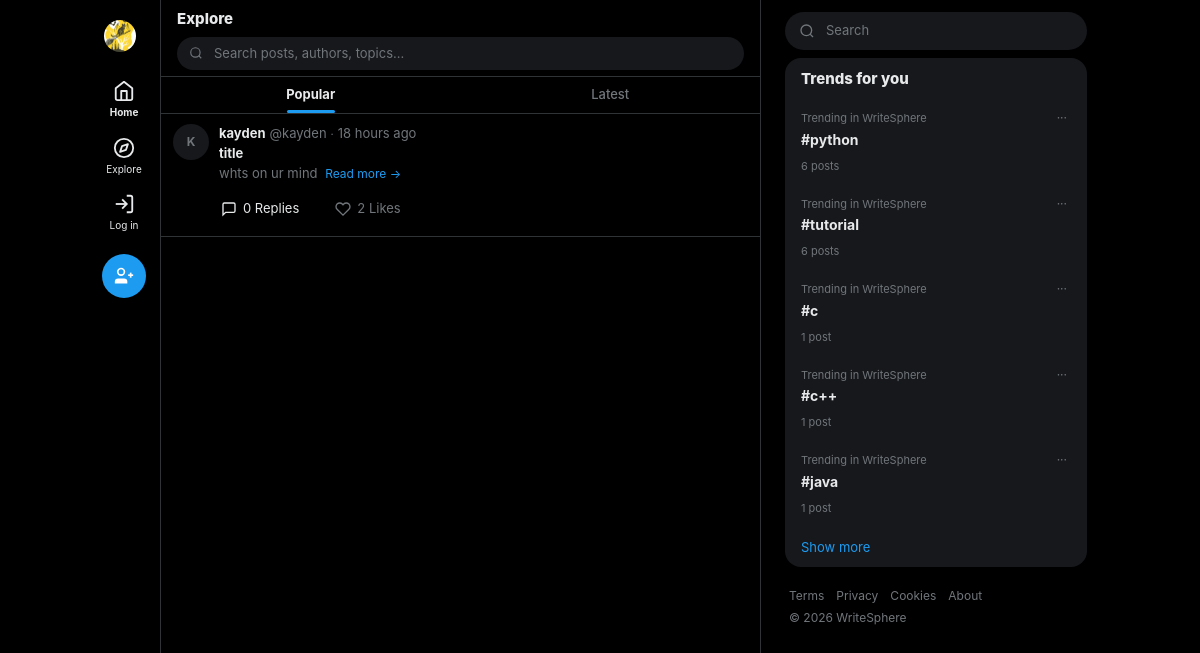
Page /explore/?tag=c-1 on the committed database.
### posts/models.py (models this page shows, shortened)
class Post(models.Model):
    class Status(models.TextChoices):
        DRAFT = 'draft', 'Draft'
        PUBLISHED = 'published', 'Published'
    title = models.CharField(max_length=250)
    slug = models.SlugField(max_length=270, unique=True, blank=True)
    author = models.ForeignKey(
        settings.AUTH_USER_MODEL,
        on_delete=models.CASCADE,
        related_name='posts',
    )
    content = models.TextField(help_text='Write your blog post content here.')
    excerpt = models.TextField(
        max_length=500,
        blank=True,
        default='',
        help_text='A short summary shown on listing pages.',
    )
    cover_image = models.ImageField(
        upload_to='posts/covers/%Y/%m/',
        blank=True,
        null=True,
        help_text='Cover image for the post.',
    )
    category = models.ForeignKey(
        Category,
        on_delete=models.SET_NULL,
        null=True,
        blank=True,
        related_name='posts',
    )
    tags = models.ManyToManyField(Tag, blank=True, related_name='posts')
    status = models.CharField(
        max_length=10,
        choices=Status.choices,
        default=Status.DRAFT,
    )
    featured = models.BooleanField(default=False, help_text='Show on featured section.')
    created_at = models.DateTimeField(auto_now_add=True)
    updated_at = models.DateTimeField(auto_now=True)
    class Meta:
        ordering = ['-created_at']
        verbose_name = 'Post'
        verbose_name_plural = 'Posts'
    @property
    def like_count(self):
        return self.likes.count()
    @property
    def comment_count(self):
        return self.comments.count()

class Tag(models.Model):
    name = models.CharField(max_length=50, unique=True)
    slug = models.SlugField(max_length=60, unique=True, blank=True)
    class Meta:
        ordering = ['name']

### users/models.py (models this page shows, shortened)
class User(AbstractUser):
    class Role(models.TextChoices):
        ADMIN = 'admin', 'Admin'
        AUTHOR = 'author', 'Author'
        READER = 'reader', 'Reader'
    role = models.CharField(
        max_length=10,
        choices=Role.choices,
        default=Role.READER,
        help_text='User role determines permissions.',
    )
    bio = models.TextField(max_length=500, blank=True, default='')
    avatar = models.ImageField(
        upload_to='avatars/%Y/%m/',
        blank=True,
        null=True,
        help_text='Profile picture',
    )
    website = models.URLField(max_length=200, blank=True, default='')
    date_of_birth = models.DateField(blank=True, null=True)
    class Meta:
        ordering = ['-date_joined']
        verbose_name = 'User'
        verbose_name_plural = 'Users'

### posts/views.py (the view, shortened to what this page needs)
# urls.py: path('explore/', views.explore_view, name='explore'),
def explore_view(request):
    posts = Post.objects.filter(status='published').select_related('author', 'category')
    query = request.GET.get('q', '').strip()
    if query:
        posts = posts.filter(
            Q(title__icontains=query) |
            Q(content__icontains=query) |
            Q(author__username__icontains=query)
        )
    category_slug = request.GET.get('category', '')
    if category_slug:
        posts = posts.filter(category__slug=category_slug)
    tag_slug = request.GET.get('tag', '')
    if tag_slug:
        posts = posts.filter(tags__slug=tag_slug)
    sort = request.GET.get('sort', 'popular')
    if sort == 'latest':
        posts = posts.order_by('-created_at')
    else:
        posts = posts.annotate(num_likes=Count('likes')).order_by('-num_likes', '-created_at')
        sort = 'popular'
    per_page = getattr(settings, 'POSTS_PER_PAGE', 9)
    paginator = Paginator(posts, per_page)
    page_obj = paginator.get_page(request.GET.get('page'))
    categories = Category.objects.annotate(num_posts=Count('posts')).order_by('-num_posts')
    tags = Tag.objects.annotate(num_posts=Count('posts')).order_by('-num_posts')[:20]
    trending_tags = Tag.objects.annotate(
        num_posts=Count('posts', filter=Q(posts__status='published'))
    ).filter(num_posts__gt=0).order_by('-num_posts')[:5]
    suggested_users = []
    liked_post_ids = set()
    if request.user.is_authenticated:
        liked_post_ids = set(
            Like.objects.filter(user=request.user, post__in=page_obj.object_list)
            .values_list('post_id', flat=True)
        )
    context = {
        'page_obj': page_obj,
        'categories': categories,
        'tags': tags,
        'trending_tags': trending_tags,
        'suggested_users': suggested_users,
        'query': query,
        'current_category': category_slug,
        'current_tag': tag_slug,
        'current_sort': sort,
        'liked_post_ids': liked_post_ids,
    }
    return render(request, 'posts/explore.html', context)

### interactions/context_processors.py (called while the page is built, shortened)
def unread_notification_count(request):
    if request.user.is_authenticated:
        count = Notification.objects.filter(
            recipient=request.user,
            is_read=False,
        ).count()
        return {'unread_notification_count': count}
    return {'unread_notification_count': 0}

def active_notes_processor(request):
    return {'active_notes': []}

### templates/posts/explore.html (shortened to what this page needs)
{% extends 'base.html' %}
{% load humanize %}
{% block content %}
<div class="sticky top-0 z-40 backdrop-blur-xl bg-white/90 dark:bg-black/90 border-b border-[#EFF3F4] dark:border-[#2F3336]">
    <div class="px-4 pt-2 pb-1.5">
        <h1 class="text-[15px] font-extrabold m-0 mb-1.5">Explore</h1>
        <form method="GET" action="{% url 'posts:explore' %}" class="relative">
            <input type="text" name="q" placeholder="Search posts, authors, topics..." value="{{ query|default:'' }}" required class="w-full py-1.5 pl-9 pr-3 rounded-full bg-[#EFF3F4] dark:bg-[#16181C] border border-transparent focus:border-xblue focus:bg-white dark:focus:bg-black focus:ring-1 focus:ring-xblue text-[13px] text-[#0F1419] dark:text-[#E7E9EA] placeholder-[#536471] dark:placeholder-[#71767B] outline-none transition-all">
        </form>
    </div>
    <div class="flex border-t border-[#EFF3F4] dark:border-[#2F3336]">
        <a href="{% url 'posts:explore' %}?sort=popular{% if query %}&q={{ query }}{% endif %}{% if current_category %}&category={{ current_category }}{% endif %}" class="flex-1 text-center py-2 text-[13px] no-underline relative hover:bg-black/[0.03] dark:hover:bg-white/[0.03] transition-colors {% if current_sort == 'popular' %}font-bold text-[#0F1419] dark:text-[#E7E9EA]{% else %}font-medium text-[#536471] dark:text-[#71767B]{% endif %}">
            Popular
            {% if current_sort == 'popular' %}
            <div class="absolute bottom-0 left-1/2 -translate-x-1/2 w-12 h-[3px] bg-xblue rounded-full"></div>
            {% endif %}
        </a>
        <a href="{% url 'posts:explore' %}?sort=latest{% if query %}&q={{ query }}{% endif %}{% if current_category %}&category={{ current_category }}{% endif %}" class="flex-1 text-center py-2 text-[13px] no-underline relative hover:bg-black/[0.03] dark:hover:bg-white/[0.03] transition-colors {% if current_sort == 'latest' %}font-bold text-[#0F1419] dark:text-[#E7E9EA]{% else %}font-medium text-[#536471] dark:text-[#71767B]{% endif %}">
            Latest
        </a>
    </div>
</div>
{% if page_obj %}
<div class="x-post-feed">
    {% for post in page_obj %}
    <article class="post-card flex gap-2.5 px-3 py-2.5 border-b border-[#EFF3F4] dark:border-[#2F3336] hover:bg-black/[0.03] dark:hover:bg-white/[0.03] transition-colors cursor-pointer" onclick="if(!event.target.closest('.x-action-btn') && !event.target.closest('a')) window.location.href='{% url 'posts:detail' slug=post.slug %}'">
        <div class="w-9 h-9 rounded-full bg-[#F7F9F9] dark:bg-[#16181C] flex items-center justify-center text-xs font-bold text-[#536471] dark:text-[#71767B] flex-shrink-0 overflow-hidden">
            {% if post.author.avatar %}
                <img src="{{ post.author.avatar.url }}" class="w-full h-full object-cover rounded-full">
            {% else %}
                {{ post.author.username|first|upper }}
            {% endif %}
        </div>
        <div class="flex-1 min-w-0">
            <div class="flex items-baseline gap-1 flex-wrap">
                <span class="font-bold text-[13px] text-[#0F1419] dark:text-[#E7E9EA] hover:underline">{{ post.author.username }}</span>
                <span class="text-[#536471] dark:text-[#71767B] text-[13px]">@{{ post.author.username|lower }}</span>
                <span class="text-[#536471] dark:text-[#71767B] text-[11px]">·</span>
                <span class="text-[#536471] dark:text-[#71767B] text-[13px]">{{ post.created_at|naturaltime }}</span>
            </div>
            <div class="text-[13px] leading-snug mt-0.5 mb-2">
                <strong class="block mb-0.5 text-[#0F1419] dark:text-[#E7E9EA]">{{ post.title }}</strong>
                <span class="text-[#536471] dark:text-[#71767B]">{{ post.content|truncatewords:30 }}</span>
                <span class="text-xblue text-[12px] ml-1">Read more →</span>
            </div>
            <div class="flex gap-5 -ml-1.5 mt-0.5">
                <a href="{% url 'posts:detail' slug=post.slug %}" class="x-action-btn x-action-reply no-underline text-inherit" title="Reply">
                    <svg viewBox="0 0 24 24" class="w-[16px] h-[16px]" fill="none" stroke="currentColor" stroke-width="2"><path d="M21 15a2 2 0 0 1-2 2H7l-4 4V5a2 2 0 0 1 2-2h14a2 2 0 0 1 2 2z"/></svg>
                    <span>{{ post.comment_count }} Replies</span>
                </a>
                {% if user.is_authenticated %}
                <form method="POST" action="{% url 'interactions:like_toggle' post_id=post.pk %}" class="inline m-0 p-0">
                    {% csrf_token %}
                    <button type="submit" title="Like" class="x-action-btn x-action-like border-none bg-transparent m-0 cursor-pointer {% if post.pk in liked_post_ids %}liked{% endif %}" onclick="event.stopPropagation(); this.querySelector('svg').classList.add('like-animate')">
                        <svg viewBox="0 0 24 24" class="w-[16px] h-[16px]" {% if post.pk in liked_post_ids %}fill="currentColor"{% else %}fill="none" stroke="currentColor" stroke-width="2"{% endif %}><path d="M20.84 4.61a5.5 5.5 0 0 0-7.78 0L12 5.67l-1.06-1.06a5.5 5.5 0 0 0-7.78 7.78l1.06 1.06L12 21.23l7.78-7.78 1.06-1.06a5.5 5.5 0 0 0 0-7.78z"/></svg>
                        <span>{{ post.like_count }} Likes</span>
                    </button>
                </form>
                {% else %}
                <span class="x-action-btn x-action-like" title="Like">
                    <svg viewBox="0 0 24 24" class="w-[16px] h-[16px]" fill="none" stroke="currentColor" stroke-width="2"><path d="M20.84 4.61a5.5 5.5 0 0 0-7.78 0L12 5.67l-1.06-1.06a5.5 5.5 0 0 0-7.78 7.78l1.06 1.06L12 21.23l7.78-7.78 1.06-1.06a5.5 5.5 0 0 0 0-7.78z"/></svg>
                    <span>{{ post.like_count }} Likes</span>
                </span>
                {% endif %}
            </div>
        </div>
    </article>
    {% endfor %}
</div>
{% endif %}
{% endblock %}
{% block right_sidebar %}
<div class="sticky top-0 pt-2 pb-2 bg-white dark:bg-black z-10">
    <form method="GET" action="{% url 'posts:explore' %}" class="relative">
        <input type="text" name="q" placeholder="Search" value="{{ query|default:'' }}" class="w-full py-2 pl-10 pr-4 rounded-full bg-[#EFF3F4] dark:bg-[#16181C] border border-transparent focus:border-xblue focus:bg-white dark:focus:bg-black focus:ring-1 focus:ring-xblue text-[13px] text-[#0F1419] dark:text-[#E7E9EA] placeholder-[#536471] dark:placeholder-[#71767B] outline-none transition-all">
    </form>
</div>
<div class="bg-[#F7F9F9] dark:bg-[#16181C] rounded-2xl mb-3 overflow-hidden">
    <h2 class="text-[15px] font-extrabold px-4 py-2.5">Trends for you</h2>
    {% if trending_tags %}
        {% for tag in trending_tags %}
        <a href="{% url 'posts:explore' %}?tag={{ tag.slug }}" class="block px-4 py-2.5 hover:bg-black/[0.03] dark:hover:bg-white/[0.03] transition-colors no-underline">
            <div class="flex justify-between items-start">
                <span class="text-[11px] text-[#536471] dark:text-[#71767B]">Trending in WriteSphere</span>
                <span class="text-[#536471] dark:text-[#71767B] text-xs px-1 rounded-full hover:bg-[rgba(29,155,240,0.1)] hover:text-xblue cursor-pointer">···</span>
            </div>
            <p class="font-bold text-[14px] text-[#0F1419] dark:text-[#E7E9EA] my-0.5">#{{ tag.name|cut:"#" }}</p>
            <span class="text-[11px] text-[#536471] dark:text-[#71767B]">{{ tag.num_posts }} post{{ tag.num_posts|pluralize }}</span>
        </a>
        {% endfor %}
    {% else %}
        <p class="px-4 py-2.5 text-[13px] text-[#536471] dark:text-[#71767B] m-0">No trends yet. Start posting to create trends!</p>
    {% endif %}
    <a href="{% url 'posts:explore' %}" class="block px-4 py-2.5 text-xblue text-[13px] hover:bg-black/[0.03] dark:hover:bg-white/[0.03] transition-colors no-underline">Show more</a>
</div>
<nav class="flex flex-wrap gap-x-3 gap-y-1 px-1 py-2">
    <a href="#" class="text-[12px] text-[#536471] dark:text-[#71767B] no-underline hover:underline">Terms</a>
    <a href="#" class="text-[12px] text-[#536471] dark:text-[#71767B] no-underline hover:underline">Privacy</a>
    <a href="#" class="text-[12px] text-[#536471] dark:text-[#71767B] no-underline hover:underline">Cookies</a>
    <a href="#" class="text-[12px] text-[#536471] dark:text-[#71767B] no-underline hover:underline">About</a>
    <span class="text-[12px] text-[#536471] dark:text-[#71767B]">© 2026 WriteSphere</span>
</nav>
{% endblock %}

### static/css/x_layout.css (style rules this page uses)
:root { --x-accent: #1D9BF0; --x-accent-hover: #1A8CD8; --x-accent-light: rgba(29,155,240,0.1); --x-like: #F91880; --x-like-light: rgba(249,24,128,0.1); --x-repost: #00BA7C; --x-repost-light: rgba(0,186,124,0.1); --x-danger: #F4212E; }
.x-post-feed > *:nth-child(1) { animation: fadeIn 0.3s ease both; animation-delay: 0.0s; }
.x-action-btn { display: inline-flex; align-items: center; gap: 6px; padding: 8px; border-radius: 9999px; font-size: 13px; transition: all 0.15s ease; cursor: pointer; border: none; background: transparent; font-family: inherit; }
.x-action-reply { color: #71767B; }
.x-action-like { color: #71767B; }
.post-card { transition: background 0.15s ease; }
input[type="text"], input[type="email"], input[type="password"], input[type="url"], input[type="number"], input[type="date"], input[type="search"], textarea, select { font-family: -apple-system, BlinkMacSystemFont, "Segoe UI", Roboto, sans-serif; }

### rows in the picture
Post: author.username|first "K", author.username "kayden", created_at "18 hours ago", title "title", content "whts on ur mind", comment_count "0", like_count "2"
Tag: name "python", num_posts "6"
Tag: name "tutorial", num_posts "6"
Tag: name "c", num_posts "1"
Tag: name "c++", num_posts "1"
Tag: name "java", num_posts "1"
